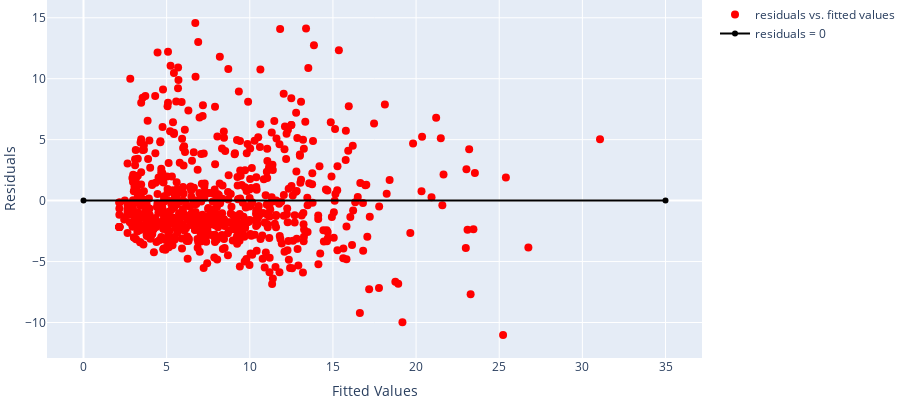

This figure's notebook cell:
### Code cell
fig = go.Figure()

data_scatter = go.Scatter(x = pts_pred, y = residual_nba,
                         mode = 'markers',
                         marker = dict(color = 'red', size = 8), name = 'residuals vs. fitted values')

fig.add_trace(data_scatter)
fig.add_trace(go.Scatter(x = [0, 35], y = [0, 0], name = 'residuals = 0', marker = dict(color = 'black')))
fig.update_layout(margin=dict(l=0, r=0, t=0, b=0), 
                  height=400,
                 xaxis_title=r"Fitted Values",
                 yaxis_title="Residuals")

fig

### Figure 1 — Plotly figure (JSON) as saved in the notebook; plotly's stock layout.template omitted (floating-point values rounded to 4 significant figures; data arrays with more than 128 entries replaced by an {"elided": "..."} marker saying what was removed)
{"data": [{"marker": {"color": "red", "size": 8}, "mode": "markers", "name": "residuals vs. fitted values", "type": "scatter", "x": {"elided": "708 float values"}, "y": {"elided": "708 float values"}}, {"marker": {"color": "black"}, "name": "residuals = 0", "type": "scatter", "x": [0, 35], "y": [0, 0]}], "layout": {"height": 400, "margin": {"b": 0, "l": 0, "r": 0, "t": 0}, "xaxis": {"title": {"text": "Fitted Values"}}, "yaxis": {"title": {"text": "Residuals"}}}}
